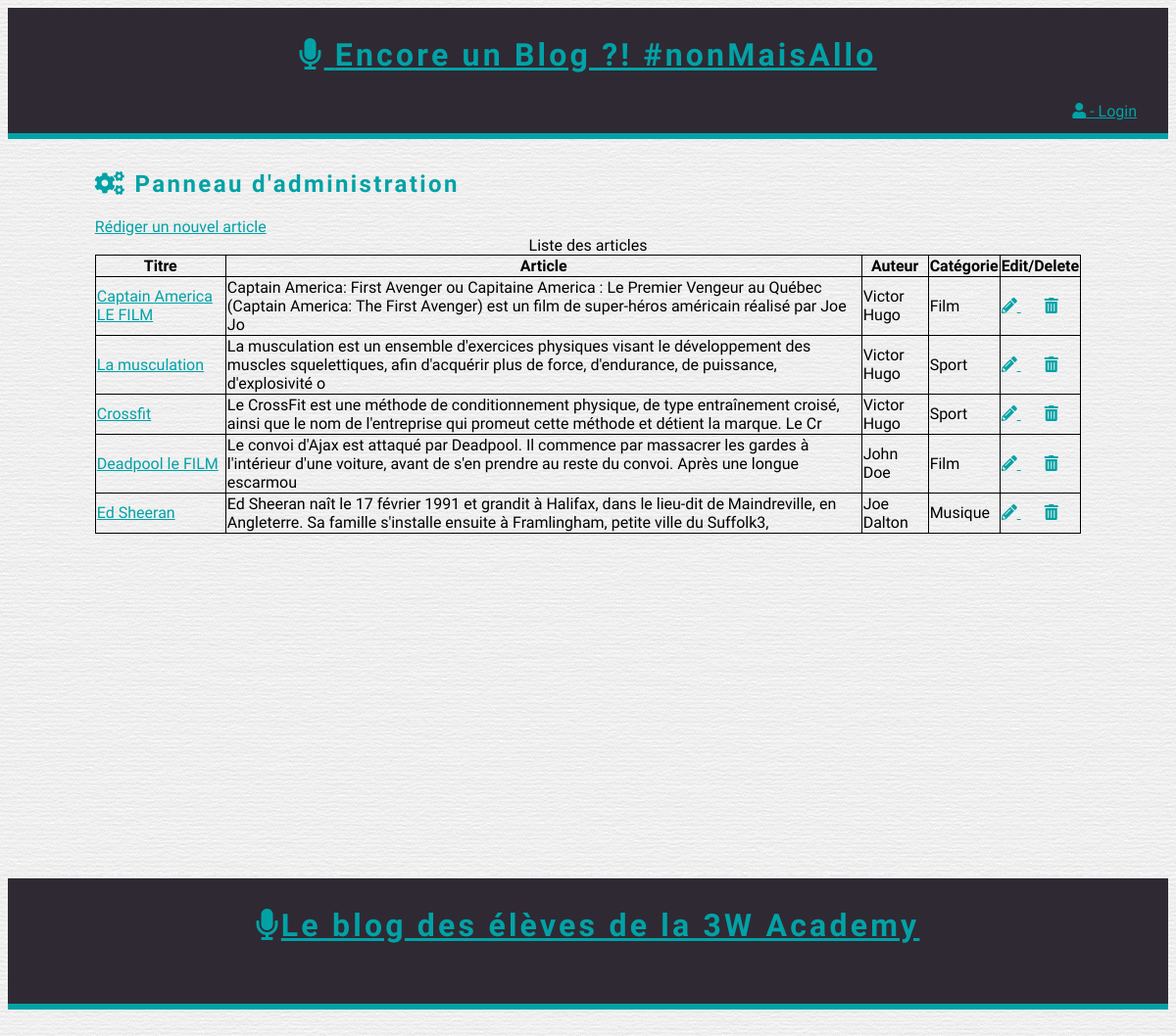
The app's page /public/admin.php with its own data.
### tables this page shows
CREATE TABLE `article` (
  `id` int(11) NOT NULL,
  `author_id` int(11) NOT NULL,
  `created_at` datetime NOT NULL,
  `update_at` datetime NOT NULL,
  `title` varchar(255) NOT NULL,
  `content` text NOT NULL,
  `category_id` int(11) NOT NULL
);

CREATE TABLE `author` (
  `id` int(11) NOT NULL,
  `firstname` varchar(255) NOT NULL,
  `lastname` varchar(255) NOT NULL,
  `email` varchar(255) NOT NULL,
  `password` varchar(255) NOT NULL
);

CREATE TABLE `category` (
  `id` int(11) NOT NULL,
  `name` varchar(255) NOT NULL
);

### public/admin.php (called while the page is built)
<?php
include '../services/blogServices.php';
include '../services/tools.php';
include '../views/header.phtml';
$articleList = getArticleList();
include '../views/admin.phtml';
include '../views/footer.phtml';

### services/blogServices.php (called while the page is built, shortened)
<?php
function getConnection() {
	$bdd = new PDO('mysql:host=localhost;dbname=blog;charset=utf8', 'root', 'troiswa', array(PDO::ATTR_ERRMODE => PDO::ERRMODE_EXCEPTION));
	$bdd->exec('SET NAMES UTF8');
	return $bdd;
}
function getArticleList() {
	$bdd = getConnection();
	$statement = $bdd->prepare('
		SELECT article.id, author.id AS author_id, author.firstname AS author_firstname, author.lastname AS author_lastname,created_at,update_at,title,content,category.name AS category_name,category.id AS category_id
		FROM article
		JOIN author ON author.id = article.author_id
		JOIN category ON category.id = article.category_id
		ORDER BY update_at DESC
		');
	$statement->execute();
	$articleList = $statement->fetchAll(PDO::FETCH_ASSOC);
	return $articleList;
}

### services/tools.php (called while the page is built, shortened)
<?php
function pre($thing) {
	print_r($thing);
}
function clean_text($string) {
	$string = trim($string);
	$string = htmlentities($string);
	return $string;
}

### views/admin.phtml (the view)
<h2><i class="fa fa-cogs"></i> Panneau d'administration</h2>
<nav>
    <a href="createPost.php">Rédiger un nouvel article</a>
</nav>
<table>
    <caption>Liste des articles</caption>
    <thead>
        <tr>
            <th>Titre</th>
            <th>Article</th>
            <th>Auteur</th>
            <th>Catégorie</th>
            <th>Edit/Delete</th>
        </tr>
    </thead>
    <tbody>
        <?php foreach ($articleList as $article) : ?>
             <tr>
                <td>
                    <a href="../public/oneArticle.php?id=<?= $article['id'] ?>" title="    Consulter l'article">
                        <?= clean_text($article['title']) ?>
                    </a>
                </td>
                <td>
                    <?= clean_text(substr($article["content"],0,180)) ?></td>
                <td>
                    <?= $article['author_firstname'] . " " . $article['author_lastname'] ?>
                </td>
                <td>
                    <?= $article['category_name'] ?>
                </td>
                <td>
                    <a class="edit" href="editArticle.php?id=<?= $article['id']; ?>"> <i class="fas fa-pencil-alt"></i>
                    </a>
                    <a class="remove" href="delete_post.php?id=<?= $article['id']; ?>"> <i class="fas fa-trash-alt"></i>
                    </a>
                </td>
            </tr>
        <?php endforeach; ?>
            </tbody>
</table>
<br><br><br><br><br><br><br><br><br><br><br><br><br><br><br><br>

### public/css/main.css (style rules this page uses)
a { color: #01A2A6; transition: all 0.25s; }
body { background: url('../img/index.png') repeat; font-family: 'Dosis', sans-serif; }
h1, h2 { color: #01A2A6; letter-spacing: 0.1em; }
.edit { padding-right: 1.5rem; }
table, th , td { border : 1px solid black; border-collapse: collapse; }

### records on screen
article: title "Captain America LE FILM", content "Captain America: First Avenger ou Capitaine America : Le Premier Vengeur au Québec (Captain America: The First Avenger) est un film de super-héros américain réalisé par Joe Jo", author.firstname "Victor", author.lastname "Hugo", category.name "Film"
article: title "La musculation", content "La musculation est un ensemble d'exercices physiques visant le développement des muscles squelettiques, afin d'acquérir plus de force, d'endurance, de puissance, d'explosivité o", author.firstname "Victor", author.lastname "Hugo", category.name "Sport"
article: title "Crossfit", content "Le CrossFit est une méthode de conditionnement physique, de type entraînement croisé, ainsi que le nom de l'entreprise qui promeut cette méthode et détient la marque. Le Cr", author.firstname "Victor", author.lastname "Hugo", category.name "Sport"
article: title "Deadpool le FILM", content "Le convoi d'Ajax est attaqué par Deadpool. Il commence par massacrer les gardes à l'intérieur d'une voiture, avant de s'en prendre au reste du convoi. Après une longue escarmou", author.firstname "John", author.lastname "Doe", category.name "Film"
article: title "Ed Sheeran", content "Ed Sheeran naît le 17 février 1991 et grandit à Halifax, dans le lieu-dit de Maindreville, en Angleterre. Sa famille s'installe ensuite à Framlingham, petite ville du Suffolk3,", author.firstname "Joe", author.lastname "Dalton", category.name "Musique"
